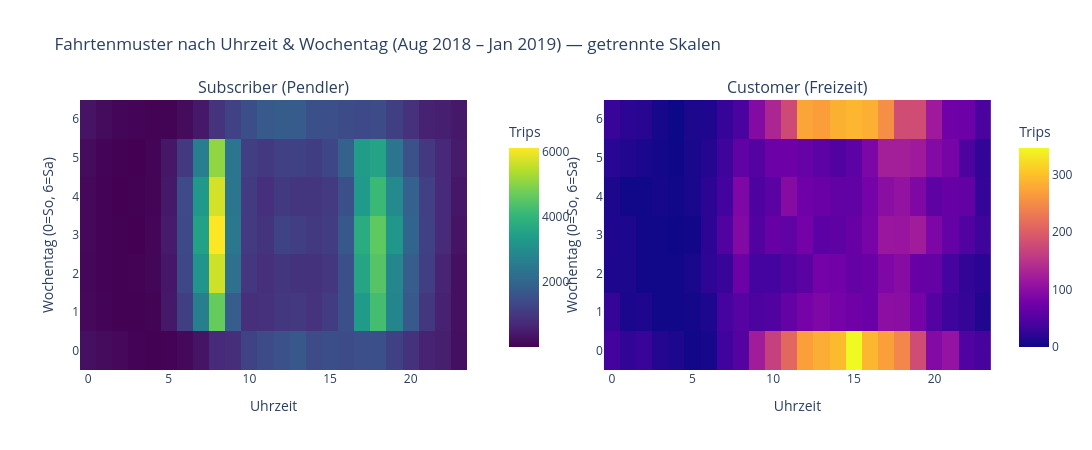

Write notebook code for a chart like this one.
### Markdown cell above
## Insight 1 — Fahrtenmuster nach Uhrzeit & Wochentag (absolute Zahlen)

Getrennte Farbskalen pro Nutzertyp, damit das kleinere Customer-Volumen nicht von Subscriber überdeckt wird.

### Code cell
df_sub = df[df["USER_TYPE"] == "Subscriber"]
df_cust = df[df["USER_TYPE"] == "Customer"]

pivot_sub = df_sub.pivot_table(index="DAY_OF_WEEK", columns="HOUR_OF_DAY", values="TRIP_COUNT", aggfunc="sum", fill_value=0)
pivot_cust = df_cust.pivot_table(index="DAY_OF_WEEK", columns="HOUR_OF_DAY", values="TRIP_COUNT", aggfunc="sum", fill_value=0)

fig = make_subplots(
    rows=1, cols=2,
    subplot_titles=("Subscriber (Pendler)", "Customer (Freizeit)"),
    horizontal_spacing=0.15
)

fig.add_trace(
    go.Heatmap(
        z=pivot_sub.values, x=pivot_sub.columns, y=pivot_sub.index,
        colorscale="Viridis", colorbar=dict(title="Trips", x=0.46, len=0.9)
    ),
    row=1, col=1
)

fig.add_trace(
    go.Heatmap(
        z=pivot_cust.values, x=pivot_cust.columns, y=pivot_cust.index,
        colorscale="Plasma", colorbar=dict(title="Trips", x=1.02, len=0.9)
    ),
    row=1, col=2
)

fig.update_layout(
    title="Fahrtenmuster nach Uhrzeit & Wochentag (Aug 2018 – Jan 2019) — getrennte Skalen",
    height=450, width=1100
)
fig.update_xaxes(title_text="Uhrzeit", row=1, col=1)
fig.update_xaxes(title_text="Uhrzeit", row=1, col=2)
fig.update_yaxes(title_text="Wochentag (0=So, 6=Sa)", row=1, col=1)
fig.update_yaxes(title_text="Wochentag (0=So, 6=Sa)", row=1, col=2)
fig.show()

### Figure 1 — Plotly figure (JSON) as saved in the notebook; plotly's stock layout.template omitted (floating-point values rounded to 4 significant figures; data arrays with more than 128 entries replaced by an {"elided": "..."} marker saying what was removed)
{"data": [{"colorbar": {"len": 0.9, "title": {"text": "Trips"}, "x": 0.46}, "colorscale": [[0, "#440154"], [0.1111, "#482878"], [0.2222, "#3e4989"], [0.3333, "#31688e"], [0.4444, "#26828e"], [0.5556, "#1f9e89"], [0.6667, "#35b779"], [0.7778, "#6ece58"], [0.8889, "#b5de2b"], [1, "#fde725"]], "type": "heatmap", "x": [0, 1, 2, 3, 4, 5, 6, 7, 8, 9, 10, 11, 12, 13, 14, 15, 16, 17, 18, 19, 20, 21, 22, 23], "xaxis": "x", "y": [0, 1, 2, 3, 4, 5, 6], "yaxis": "y", "z": {"elided": "7x24 int values"}}, {"colorbar": {"len": 0.9, "title": {"text": "Trips"}, "x": 1.02}, "colorscale": [[0, "#0d0887"], [0.1111, "#46039f"], [0.2222, "#7201a8"], [0.3333, "#9c179e"], [0.4444, "#bd3786"], [0.5556, "#d8576b"], [0.6667, "#ed7953"], [0.7778, "#fb9f3a"], [0.8889, "#fdca26"], [1, "#f0f921"]], "type": "heatmap", "x": [0, 1, 2, 3, 4, 5, 6, 7, 8, 9, 10, 11, 12, 13, 14, 15, 16, 17, 18, 19, 20, 21, 22, 23], "xaxis": "x2", "y": [0, 1, 2, 3, 4, 5, 6], "yaxis": "y2", "z": {"elided": "7x24 int values"}}], "layout": {"annotations": [{"font": {"size": 16}, "showarrow": false, "text": "Subscriber (Pendler)", "x": 0.2125, "xanchor": "center", "xref": "paper", "y": 1, "yanchor": "bottom", "yref": "paper"}, {"font": {"size": 16}, "showarrow": false, "text": "Customer (Freizeit)", "x": 0.7875, "xanchor": "center", "xref": "paper", "y": 1, "yanchor": "bottom", "yref": "paper"}], "height": 450, "title": {"text": "Fahrtenmuster nach Uhrzeit & Wochentag (Aug 2018 – Jan 2019) — getrennte Skalen"}, "width": 1100, "xaxis": {"anchor": "y", "domain": [0, 0.425], "title": {"text": "Uhrzeit"}}, "xaxis2": {"anchor": "y2", "domain": [0.575, 1], "title": {"text": "Uhrzeit"}}, "yaxis": {"anchor": "x", "domain": [0, 1], "title": {"text": "Wochentag (0=So, 6=Sa)"}}, "yaxis2": {"anchor": "x2", "domain": [0, 1], "title": {"text": "Wochentag (0=So, 6=Sa)"}}}}
